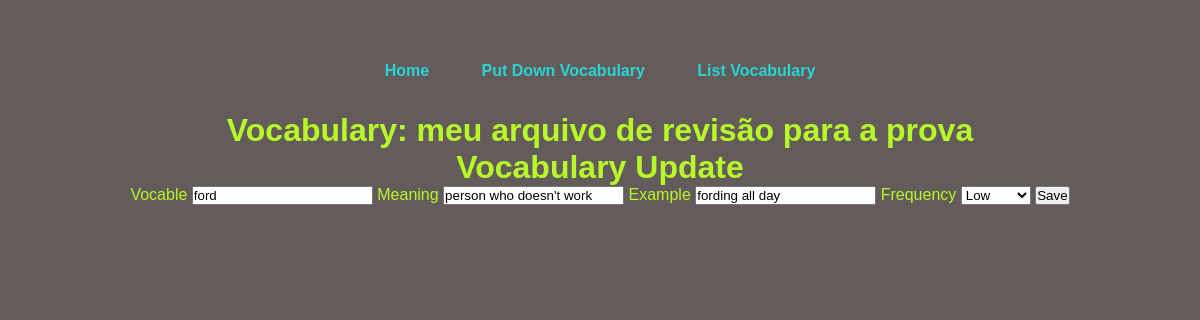
Screenshot of /update/2 with the database file from the repository.
### vocabulario_app/models.py (models this page shows, shortened)
class Word(models.Model):
    FREQUENCIA_TIPOS = [
        ('alta', 'alta'),
        ('media', 'media'),
        ('baixa', 'baixa'),
    ]
    vocabulo = models.CharField(max_length=100)
    significado = models.CharField(max_length=200)
    exemplo = models.CharField(max_length=200)
    frequencia = models.CharField(max_length=20, choices=FREQUENCIA_TIPOS)
    created_at = models.DateTimeField(auto_now_add=True)
    updated_at = models.DateTimeField(auto_now=True)

### vocabulario_app/views.py (the view, shortened to what this page needs)
# urls.py: path('update/<int:id>', views.update_vocabulary, name='update_vocabulary'),
def update_vocabulary(request, id):
    if request.method == 'GET':
        word_found = Word.objects.get(id=id)
        return render(request, 'vocabulario_app/pages/update_vocabulary.html', context={'found': word_found})

### vocabulario_app/templates/vocabulario_app/pages/update_vocabulary.html (shortened to what this page needs)
{% extends "vocabulario_app/global/index.html" %}
{% load static %}
{% block content %}
    <main id="container-update-words">
        <h1>Vocabulary Update</h1>
        <form action="{% url 'update_vocabulary' found.id %}" method="POST">
            <label for="vocabulo" >Vocable</label>
            <input type="text" name="vocabulo" value="{{found.vocabulo}}">
            <label for="significado">Meaning</label>
            <input type="text" name="significado" value="{{found.significado}}">
            <label for="exemplo">Example</label>
            <input type="text" name="exemplo" value="{{found.exemplo}}">
            <label for="frequencia">Frequency</label>
            <select name="frequencia">
                <option value="baixa" {% if found.frequencia == 'baixa' %}selected{% endif %}>Low</option>
            </select>
            <button type="submit">Save</button>
        </form>
    </main>
{% endblock content %}

### vocabulario_app/static/css/index.css (style rules this page uses)
* { margin: 0; padding: 0; box-sizing: border-box; }
:root { --background: #3D3D3D; --background2: #645b5b; --color: #161F30; --color2: #b7f829; --color3: #299292; --color4: #173540; --color5: #f34fcf; --color6: #29d4d4; }
body { font-family: 'Poppins', sans-serif; background-color: var(--background2); color: var(--color2); min-height: 100vh; width: 100%; display: flex; flex-direction: column; align-items: center; margin-top: 30px; text-align: center; }

### rows the page displays
Word: vocabulo "ford", significado "person who doesn't work", exemplo "fording all day", frequencia "Low"
